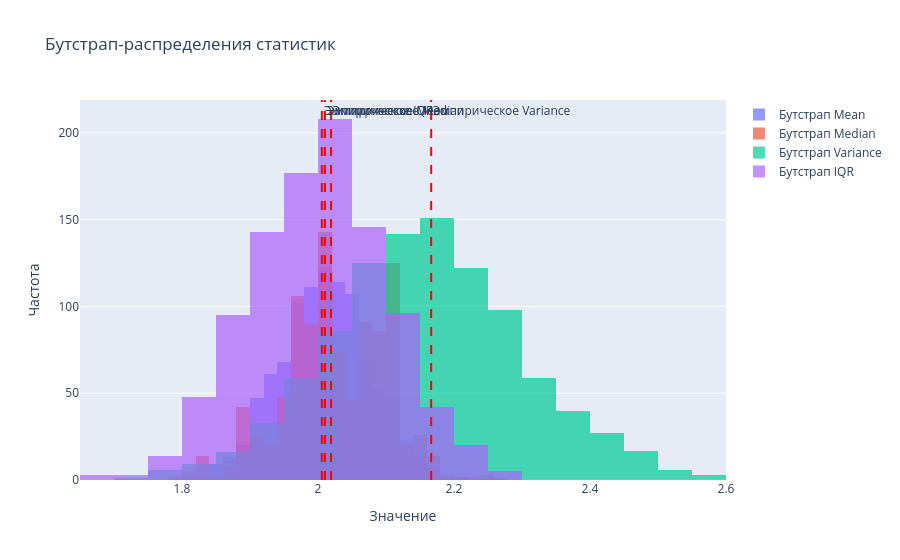

Notebook source saved alongside this figure:
### Code cell
fig = go.Figure()

for stat, values in bootstrap_stats.items():
    fig.add_trace(go.Histogram(
        x=values,
        name=f"Бутстрап {stat}",
        opacity=0.7,
        nbinsx=30
    ))
    fig.add_vline(
        x=empirical[stat],
        line_dash="dash",
        line_color="red",
        annotation_text=f"Эмпирическое {stat}",
        annotation_position="top right"
    )

fig.update_layout(
    title="Бутстрап-распределения статистик",
    xaxis_title="Значение",
    yaxis_title="Частота",
    barmode="overlay"
)
fig.show()

### Figure 1 — Plotly figure (JSON) as saved in the notebook; plotly's stock layout.template omitted (floating-point values rounded to 4 significant figures; data arrays with more than 128 entries replaced by an {"elided": "..."} marker saying what was removed)
{"data": [{"name": "Бутстрап Mean", "nbinsx": 30, "opacity": 0.7, "type": "histogram", "x": {"elided": "1000 float values"}}, {"name": "Бутстрап Median", "nbinsx": 30, "opacity": 0.7, "type": "histogram", "x": {"elided": "1000 float values"}}, {"name": "Бутстрап Variance", "nbinsx": 30, "opacity": 0.7, "type": "histogram", "x": {"elided": "1000 float values"}}, {"name": "Бутстрап IQR", "nbinsx": 30, "opacity": 0.7, "type": "histogram", "x": {"elided": "1000 float values"}}], "layout": {"annotations": [{"showarrow": false, "text": "Эмпирическое Mean", "x": 2.01, "xanchor": "left", "xref": "x", "y": 1, "yanchor": "top", "yref": "y domain"}, {"showarrow": false, "text": "Эмпирическое Median", "x": 2.019, "xanchor": "left", "xref": "x", "y": 1, "yanchor": "top", "yref": "y domain"}, {"showarrow": false, "text": "Эмпирическое Variance", "x": 2.166, "xanchor": "left", "xref": "x", "y": 1, "yanchor": "top", "yref": "y domain"}, {"showarrow": false, "text": "Эмпирическое IQR", "x": 2.006, "xanchor": "left", "xref": "x", "y": 1, "yanchor": "top", "yref": "y domain"}], "barmode": "overlay", "shapes": [{"line": {"color": "red", "dash": "dash"}, "type": "line", "x0": 2.01, "x1": 2.01, "xref": "x", "y0": 0, "y1": 1, "yref": "y domain"}, {"line": {"color": "red", "dash": "dash"}, "type": "line", "x0": 2.019, "x1": 2.019, "xref": "x", "y0": 0, "y1": 1, "yref": "y domain"}, {"line": {"color": "red", "dash": "dash"}, "type": "line", "x0": 2.166, "x1": 2.166, "xref": "x", "y0": 0, "y1": 1, "yref": "y domain"}, {"line": {"color": "red", "dash": "dash"}, "type": "line", "x0": 2.006, "x1": 2.006, "xref": "x", "y0": 0, "y1": 1, "yref": "y domain"}], "title": {"text": "Бутстрап-распределения статистик"}, "xaxis": {"title": {"text": "Значение"}}, "yaxis": {"title": {"text": "Частота"}}}}
